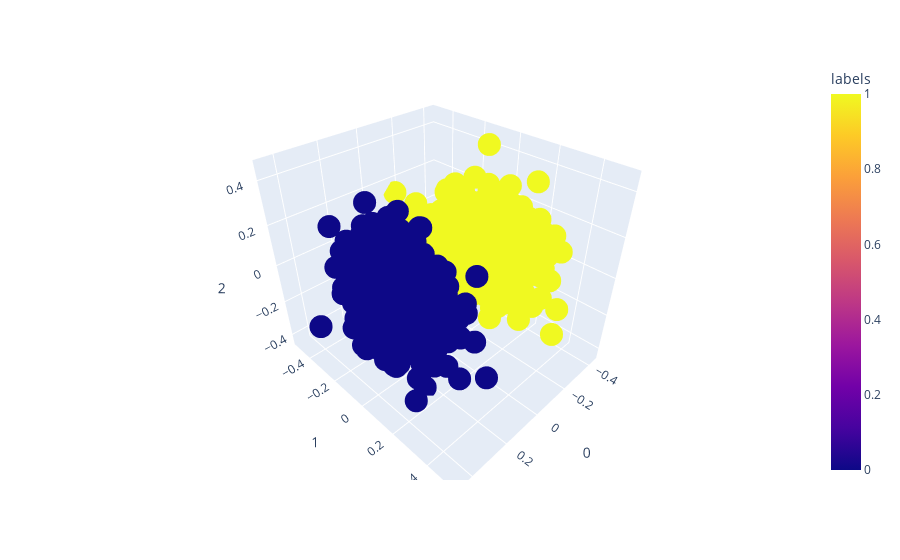

Notebook code cell kept with this figure:
### Markdown cell above
PCA Projection

### Code cell
X = data
pca = decomposition.PCA(n_components=3)
pca.fit(X)
X = pca.transform(X)

df = pd.DataFrame(X)
df['labels'] = labels

fig = px.scatter_3d(df, x=0, y=1, z=2,
              color='labels')
fig.show()

### Figure 1 — Plotly figure (JSON) as saved in the notebook; plotly's stock layout.template omitted (floating-point values rounded to 4 significant figures; data arrays with more than 128 entries replaced by an {"elided": "..."} marker saying what was removed)
{"data": [{"hovertemplate": "0=%{x}<br>1=%{y}<br>2=%{z}<br>labels=%{marker.color}<extra></extra>", "legendgroup": "", "marker": {"color": {"elided": "1000 int values"}, "coloraxis": "coloraxis", "symbol": "circle"}, "mode": "markers", "name": "", "scene": "scene", "showlegend": false, "type": "scatter3d", "x": {"elided": "1000 float values"}, "y": {"elided": "1000 float values"}, "z": {"elided": "1000 float values"}}], "layout": {"coloraxis": {"colorbar": {"title": {"text": "labels"}}, "colorscale": [[0, "#0d0887"], [0.1111, "#46039f"], [0.2222, "#7201a8"], [0.3333, "#9c179e"], [0.4444, "#bd3786"], [0.5556, "#d8576b"], [0.6667, "#ed7953"], [0.7778, "#fb9f3a"], [0.8889, "#fdca26"], [1, "#f0f921"]]}, "legend": {"tracegroupgap": 0}, "margin": {"t": 60}, "scene": {"domain": {"x": [0, 1], "y": [0, 1]}, "xaxis": {"title": {"text": "0"}}, "yaxis": {"title": {"text": "1"}}, "zaxis": {"title": {"text": "2"}}}}}
